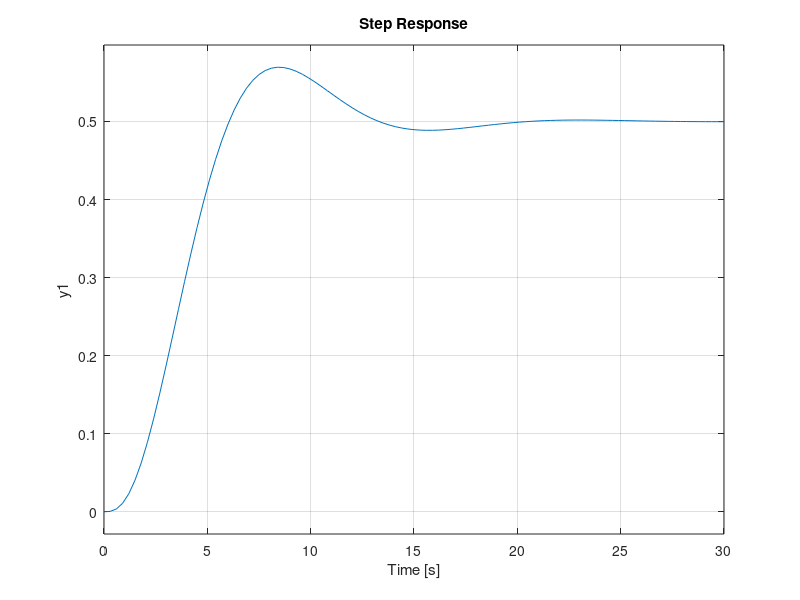
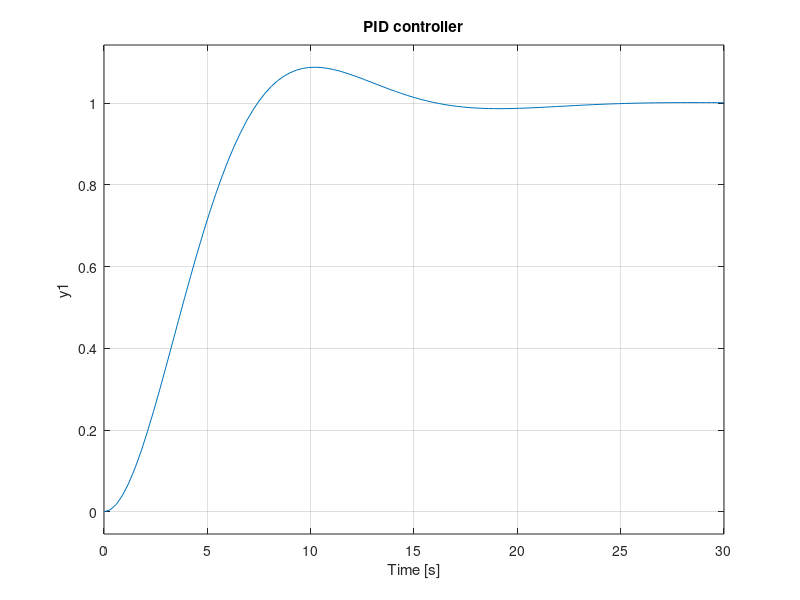

Recreate these plots in MATLAB, in order.
%SYS201 part2.2 
%CHR method

clear all 
close all
clc

Ks = 1;
T1 = 2;
T2 = 2;
T3 = 2;

tmp1 = tf(1, [T1 1]);
tmp2 = tf(1, [T2 1]);
tmp3 = tf(1, [T3 1]);
sys1 = Ks*tmp1*tmp2*tmp3;

M = feedback(sys1, 1);

figure(1)
subplot(2,1,1),
step(sys1)
subplot(2,1,2),
step(M)

K = 1;
Te = 1.7;     %tu
Tb = 6.7;   %tg


% ********* 0% overshoot ***********
%p controller
Kp = (0.6*Tb)/(K*Te);
pid_ctrl = pidstd(Kp)
figure
subplot(3,1,1),
m = feedback(pid_ctrl*sys1,1);
step(m);
title('P controller')

%pi controller
Kp = (0.95*Tb)/(K*Te);
Ti = 4*Te;
pid_ctrl = pidstd(Kp, Ti)
subplot(3,1,2),
m = feedback(pid_ctrl*sys1,1);
step(m);
title('PI controller')

%pid controller
Kp = (0.3*Tb)/(K*Te);
Ti = 2.4*Te;
Td = 0.42*Te;
pid_ctrl = pidstd(Kp, Ti, Td)
subplot(3,1,3),
m = feedback(pid_ctrl*sys1,1);
step(m);
title('PID controller')


T_max = 10*Td;
